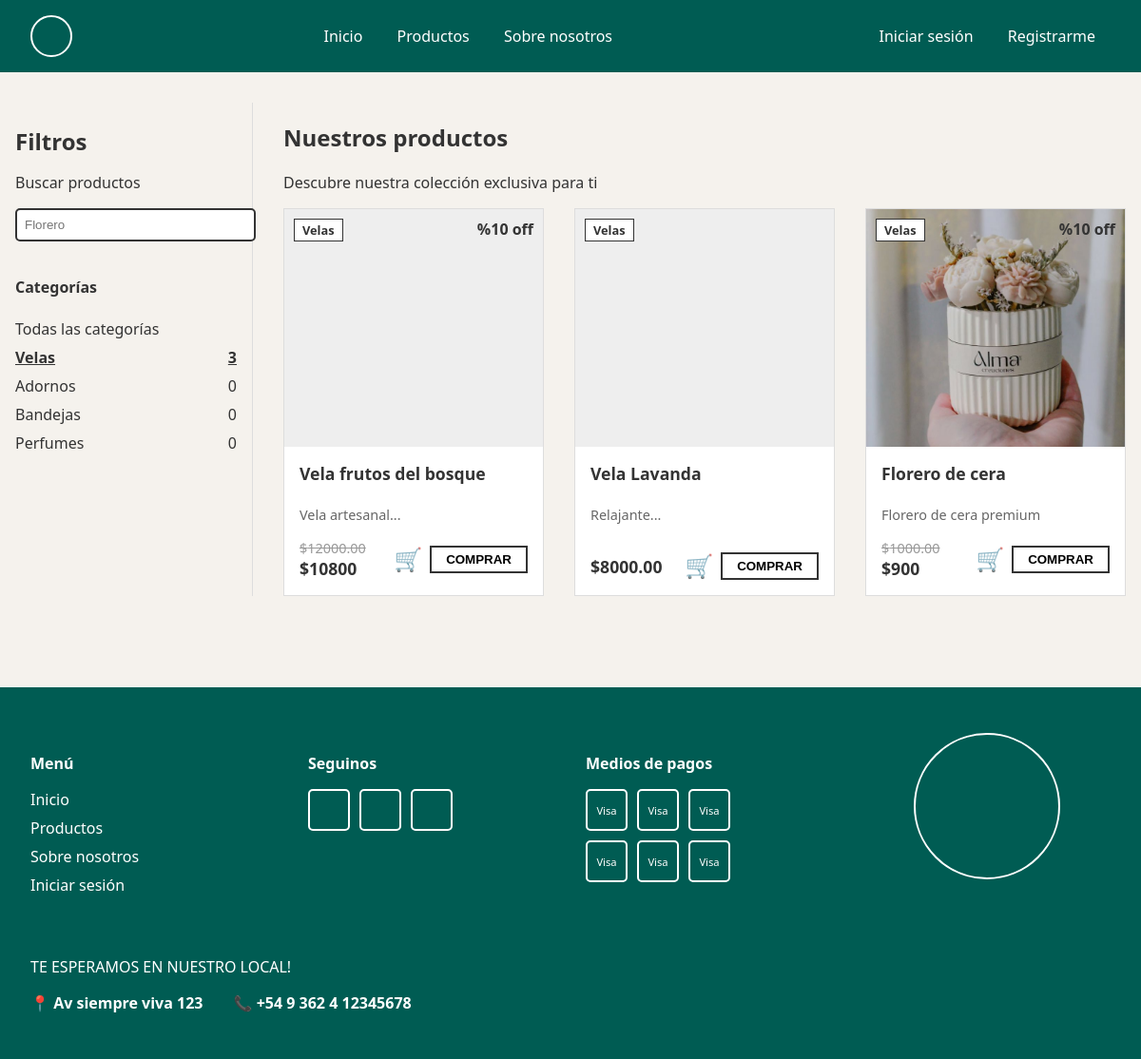
The app's page /products/?category=1 with its own data.
### products/models.py (models this page shows, shortened)
class Category(models.Model):
    name = models.CharField(max_length=255)
    description = models.TextField(blank=True, null=True)

class Product(models.Model):
    class CategoryEnum(models.TextChoices): # Kept for reference but using FK as requested
        pass
    name = models.CharField(max_length=255)
    price = models.DecimalField(max_digits=10, decimal_places=2)
    description = models.TextField()
    stock = models.IntegerField()
    category = models.ForeignKey(Category, on_delete=models.CASCADE, related_name='products')
    image = models.ImageField(upload_to='products/', blank=True, null=True)
    discount_percentage = models.PositiveIntegerField(default=0)
    @property
    def final_price(self):
        if self.discount_percentage > 0:
            return self.price * (1 - Decimal(self.discount_percentage) / 100)
        return self.price

### products/views.py (the view)
# urls.py: path('', views.product_list, name='product_list'),
def product_list(request):
    products = Product.objects.all()
    categories = Category.objects.annotate(total_products=Count('products'))
    category_id = request.GET.get('category')
    search_query = request.GET.get('q')
    if category_id:
        products = products.filter(category_id=category_id)
    if search_query:
        products = products.filter(
            Q(name__icontains=search_query) |
            Q(description__icontains=search_query)
        )
    context = {
        'products': products,
        'categories': categories,
        'selected_category': int(category_id) if category_id else None,
        'search_query': search_query
    }
    return render(request, 'products/product_list.html', context)

### templates/products/product_list.html (shortened to what this page needs)
{% extends 'base.html' %}
{% block content %}
<div class="product-page-container">
    <aside class="filters-sidebar">
        <div class="filter-header">
            <h3> Filtros</h3>
            <p>Buscar productos</p>
            <form method="get" action="{% url 'product_list' %}" class="search-form">
                <input type="text" name="q" placeholder="Florero" value="{{ search_query|default:'' }}">
            </form>
        </div>
        <div class="categories-list">
            <h4>Categorías</h4>
            <ul>
                <li>
                    <a href="{% url 'product_list' %}" class="{% if not selected_category %}active{% endif %}">
                        Todas las categorías
                    </a>
                </li>
                {% for cat in categories %}
                <li>
                    <a href="?category={{ cat.id }}" class="{% if selected_category == cat.id %}active{% endif %}">
                        {{ cat.name }} <span>{{ cat.total_products }}</span>
                    </a>
                </li>
                {% endfor %}
            </ul>
        </div>
    </aside>
    <section class="products-grid-section">
        <div class="products-header">
            <h2>Nuestros productos</h2>
            <p>Descubre nuestra colección exclusiva para ti</p>
        </div>
        <div class="products-grid">
            {% for product in products %}
            <div class="product-card-advanced">
                <div class="card-image-container">
                    <a href="{% url 'product_detail' product.id %}">
                        {% if product.image %}
                        <img src="{{ product.image.url }}" alt="{{ product.name }}" class="product-image">
                        {% else %}
                        <div class="image-placeholder"></div>
                        {% endif %}
                    </a>
                    <span class="category-badge">{{ product.category.name }}</span>
                    {% if product.discount_percentage > 0 %}
                    <span class="discount-badge">%{{ product.discount_percentage }} off</span>
                    {% endif %}
                </div>
                <div class="card-body">
                    <h3><a href="{% url 'product_detail' product.id %}">{{ product.name }}</a></h3>
                    <p class="description">{{ product.description|truncatewords:15 }}</p>
                    <div class="price-actions-row">
                        <div class="price-container">
                            {% if product.discount_percentage > 0 %}
                            <span class="old-price">${{ product.price }}</span>
                            <span class="current-price">${{ product.final_price|floatformat:0 }}</span>
                            {% else %}
                            <span class="current-price">${{ product.price }}</span>
                            {% endif %}
                        </div>
                        <div class="actions-container">
                            <button class="btn-icon cart-btn" title="Agregar al carrito">🛒</button>
                            <button class="btn-primary buy-btn">COMPRAR</button>
                        </div>
                    </div>
                </div>
            </div>
            {% empty %}
            <p>No se encontraron productos.</p>
            {% endfor %}
        </div>
    </section>
</div>
{% endblock %}

### static/css/styles.css (style rules this page uses)
:root { --bg-color: #F5F2ED; --text-color: #333333; --primary-color: #B2AC88; --accent-color: #D4AF37; --dark-green: #005C53; --white: #ffffff; }
body { font-family: 'Segoe UI', Tahoma, Geneva, Verdana, sans-serif; margin: 0; padding: 0; box-sizing: border-box; display: flex; flex-direction: column; min-height: 100vh; background-color: var(--bg-color); color: var(--text-color); }
a { text-decoration: none; color: #333; }
.btn-primary { padding: 10px 20px; border: 2px solid #333; background: transparent; font-weight: bold; text-transform: uppercase; transition: all 0.3s; cursor: pointer; }
.product-page-container { display: grid; grid-template-columns: 250px 1fr; gap: 2rem; max-width: 1200px; margin: 2rem auto; padding: 0 1rem; }
.filters-sidebar { padding-right: 1rem; border-right: 1px solid #ddd; }
.filter-header h3 { font-size: 1.5rem; margin-bottom: 0.5rem; }
.search-form input { width: 100%; padding: 8px; border: 2px solid #333; border-radius: 5px; margin-bottom: 1rem; }
.categories-list ul { list-style: none; padding: 0; }
.categories-list li { margin-bottom: 0.5rem; display: flex; justify-content: space-between; }
.categories-list a { text-decoration: none; color: #333; display: flex; justify-content: space-between; width: 100%; }
.categories-list a.active { font-weight: bold; text-decoration: underline; }
.products-grid { display: grid; grid-template-columns: repeat(auto-fill, minmax(250px, 1fr)); gap: 2rem; }
.product-card-advanced { border: 1px solid #ddd; display: flex; flex-direction: column; position: relative; background: #fff; transition: box-shadow 0.3s; }
.card-image-container { position: relative; height: 250px; background-color: #f9f9f9; }
.image-placeholder { width: 100%; height: 100%; background-color: #eee; }
.product-image { width: 100%; height: 100%; object-fit: cover; }
.category-badge { position: absolute; top: 10px; left: 10px; background: white; padding: 2px 8px; border: 1px solid #333; font-size: 0.8rem; font-weight: bold; }
.discount-badge { position: absolute; top: 10px; right: 10px; font-weight: bold; color: #333; }
.card-body { padding: 1rem; display: flex; flex-direction: column; justify-content: space-between; flex-grow: 1; }
.card-body h3 { margin: 0 0 0.5rem 0; font-size: 1.1rem; }
.description { font-size: 0.9rem; color: #666; margin-bottom: 1rem; flex-grow: 1; }
.price-actions-row { display: flex; justify-content: space-between; align-items: center; margin-top: auto; }
.price-container { display: flex; flex-direction: column; }
.old-price { text-decoration: line-through; color: #999; font-size: 0.9rem; }
.current-price { font-weight: bold; font-size: 1.1rem; }
.actions-container { display: flex; gap: 0.5rem; }
.cart-btn { background: none; border: none; font-size: 1.5rem; cursor: pointer; padding: 0; }
.buy-btn { padding: 5px 15px; border: 2px solid #333; background: white; font-weight: bold; cursor: pointer; transition: all 0.2s; }

### records on screen
Category: name "Velas", total_products "3"
Category: name "Adornos", total_products "0"
Category: name "Bandejas", total_products "0"
Category: name "Perfumes", total_products "0"
Product: category.name "Velas", discount_percentage "10", name "Vela frutos del bosque", description "Vela artesanal...", price "12000.00", final_price "10800"
Product: category.name "Velas", name "Vela Lavanda", description "Relajante...", price "8000.00"
Product: image (picture), category.name "Velas", discount_percentage "10", name "Florero de cera", description "Florero de cera premium", price "1000.00", final_price "900"
